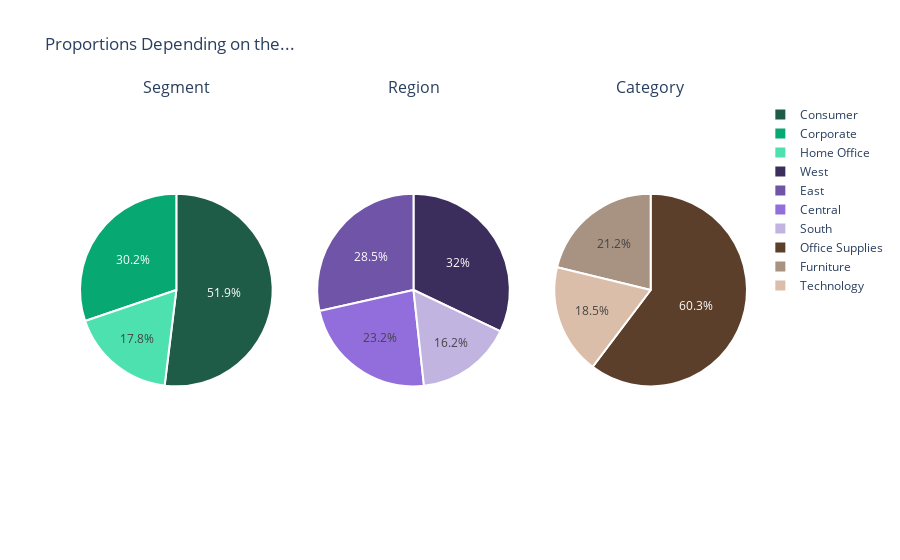

The code cell stored with this chart in its notebook:
### Code cell
df_grouped_segment = de.create_grouped_proportions(df_prepared, ['Segment', 'Order ID'])
df_grouped_region = de.create_grouped_proportions(df_prepared, ['Region', 'Order ID'])
df_grouped_category = de.create_grouped_proportions(df_prepared, ['Category', 'Order ID'])

uagf.proportions_circle_graph(df_grouped_segment, df_grouped_region, df_grouped_category)

### Figure 1 — Plotly figure (JSON) as saved in the notebook; plotly's stock layout.template omitted (floating-point values rounded to 4 significant figures)
{"data": [{"domain": {"x": [0, 0.2889], "y": [0, 1]}, "labels": ["Consumer", "Corporate", "Home Office"], "marker": {"colors": ["#1F5C48", "#07A872", "#4DE1B0"], "line": {"color": "white", "width": 2}}, "name": "Segment", "type": "pie", "values": [51.94, 30.22, 17.84]}, {"domain": {"x": [0.3556, 0.6444], "y": [0, 1]}, "labels": ["West", "East", "Central", "South"], "marker": {"colors": ["#3C2E5C", "#6F54A8", "#916EDB", "#C2B4E1"], "line": {"color": "white", "width": 2}}, "name": "Region", "type": "pie", "values": [32.05, 28.5, 23.24, 16.21]}, {"domain": {"x": [0.7111, 1], "y": [0, 1]}, "labels": ["Office Supplies", "Furniture", "Technology"], "marker": {"colors": ["#5C3F2B", "#A89282", "#DBBEA9"], "line": {"color": "white", "width": 2}}, "name": "Category", "type": "pie", "values": [60.3, 21.22, 18.48]}], "layout": {"annotations": [{"font": {"size": 16}, "showarrow": false, "text": "Segment", "x": 0.1444, "xanchor": "center", "xref": "paper", "y": 1, "yanchor": "bottom", "yref": "paper"}, {"font": {"size": 16}, "showarrow": false, "text": "Region", "x": 0.5, "xanchor": "center", "xref": "paper", "y": 1, "yanchor": "bottom", "yref": "paper"}, {"font": {"size": 16}, "showarrow": false, "text": "Category", "x": 0.8556, "xanchor": "center", "xref": "paper", "y": 1, "yanchor": "bottom", "yref": "paper"}], "title": {"text": "Proportions Depending on the..."}}}
